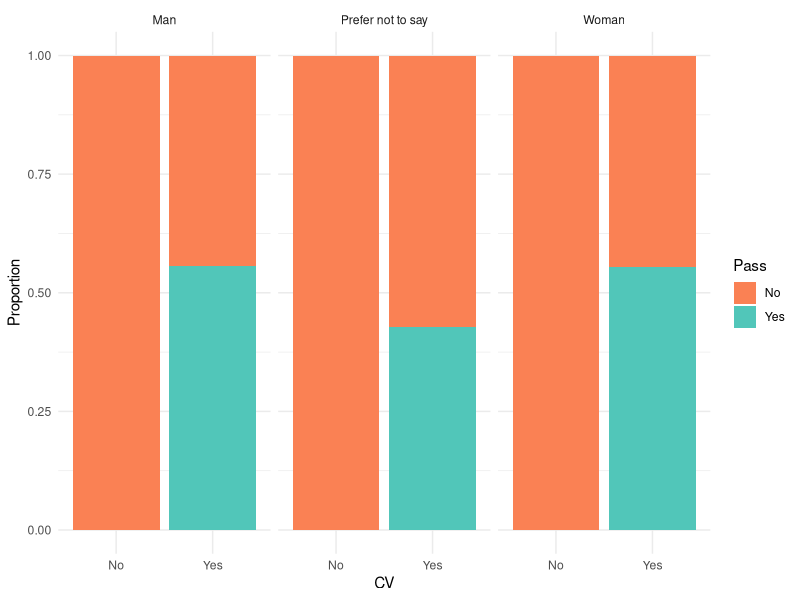
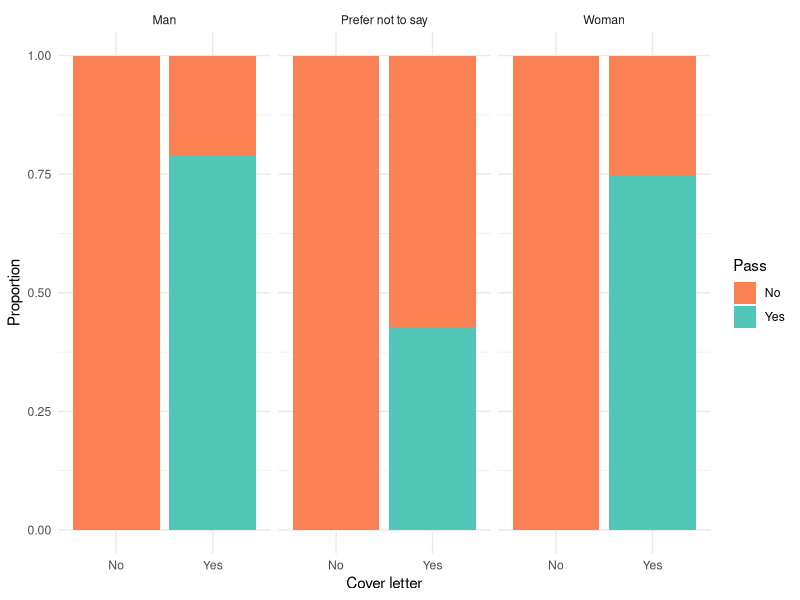
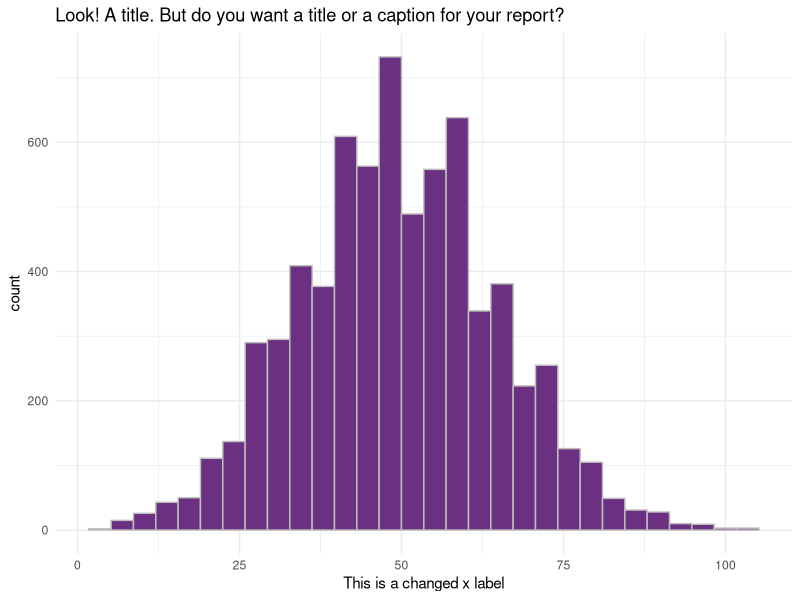

These charts were generated, in order, by the following R code:
## ---- chunk 1
library(tidyverse)
library(lme4)
library(knitr)
# this should supress all code and messages
knitr::opts_chunk$set(echo=FALSE, message = FALSE, warning = FALSE, fig.align = "center", fig.height = 4)
## ---- chunk 2
# read in the data
curr_employee <- read_csv("data/black-saber-current-employees.csv")
hire_phase1 <- read_csv("data/phase1-new-grad-applicants-2020.csv")
hire_phase2 <- read_csv("data/phase2-new-grad-applicants-2020.csv")
hire_phase3 <- read_csv("data/phase3-new-grad-applicants-2020.csv")
hire_final <- read_csv("data/final-hires-newgrad_2020.csv")
## ---- chunk 3
# add indicator variables of whether the applicant passed phase-I
success <- hire_phase2$applicant_id
hire_phase1 <- hire_phase1 %>% 
  mutate(pass = ifelse(applicant_id %in% success, 1, 0))

# add indicator variables of whether the applicant passed phase-II
success_2 <- hire_phase3$applicant_id
hire_phase2 <- hire_phase2 %>% 
  mutate(pass = ifelse(applicant_id %in% success_2, 1, 0))

# add indicator variable of whether the applicant passed phase-III
success_3 <- hire_final$applicant_id
hire_phase3 <- hire_phase3 %>% 
  mutate(pass_final = ifelse(applicant_id %in% success_3, 1, 0))
## ---- chunk 4
hire_phase1_temp <- hire_phase1 %>% 
  mutate(cover_letter = as.factor(ifelse(cover_letter == 0, "No", "Yes"))) %>% 
  mutate(cv = as.factor(ifelse(cv == 0, "No", "Yes"))) %>% 
  mutate(pass = as.factor(ifelse(pass == 0, "No", "Yes")))

par(mfrow = c(1, 2))
# proportion of successful applicants within each sex group
hire_phase1_temp %>% 
  ggplot(aes(x = cv, fill = as.factor(pass))) +
  geom_bar(position = "fill") +
  facet_wrap(~gender) +
  scale_fill_manual(values = c("#fa8154", "#51c6b9")) +
  ylab("Proportion") +
  theme_minimal() +
  labs(fill = "Pass", x = "CV", y = "Proportion")
  

# proportion of successful applicants vs. gender and cover letter
hire_phase1_temp %>% 
  ggplot(aes(x = cover_letter, fill = as.factor(pass))) +
  geom_bar(position = "fill") +
  facet_wrap(~gender) +
  scale_fill_manual(values = c("#fa8154", "#51c6b9"))+
  ylab("Proportion") +
  theme_minimal() +
  labs(fill = "Pass", x = "Cover letter", y = "Proportion")
## ---- chunk 5
hire_2_3 <- hire_phase3 %>% 
  mutate(total = interviewer_rating_1 + interviewer_rating_2)%>% 
  arrange(desc(total)) %>% 
  left_join(hire_phase2, by = "applicant_id") %>% 
  select(applicant_id, gender, total, pass_final)

colnames(hire_2_3) <- c("Applicant id", "Gender", "Total", "Pass")

knitr::kable(hire_2_3)
## ---- chunk 6
# filter out observations without cv or cover letter
hire_phase1_filtered <- hire_phase1 %>%
  filter(cv == 1) %>%
  filter(cover_letter == 1)

# build model
hire1_mod <- glm(pass ~ gpa + extracurriculars + work_experience, family = binomial(), data = hire_phase1_filtered)

# table for reporting
ests_h1 <- format(round(exp(summary(hire1_mod)$coef)[, 1], 2), nsmall = 2)
hire1_ci <- confint(hire1_mod)
cis_h1 <- round(exp(hire1_ci), 6)[-1,]
cis_h1 <- str_c("(", trimws(cis_h1[, 1]), ", ", cis_h1[, 2], ")")
pval_h1 <- round(summary(hire1_mod)$coefficients[, 4], 4)
hire1_rownames <- c("Baseline odds", "GPA", "Extracurriculars", "Work experience")

hire1_colnames <- c("Estimates", "95% CI", "P-value")

hire1_mod_table <- cbind(ests_h1, cis_h1, pval_h1)
rownames(hire1_mod_table) <- hire1_rownames
colnames(hire1_mod_table) <- hire1_colnames
knitr::kable(hire1_mod_table, align = c("r", "r"))
## ---- chunk 7
# hire1_mod_wg <- glm(pass ~ gender + gpa + extracurriculars + work_experience, family = binomial(), data = hire_phase1_filtered)
# lmtest::lrtest(hire1_mod, hire1_mod_wg)
## ---- chunk 8
# build model
hire2_mod <- glm(pass~technical_skills + writing_skills + leadership_presence + speaking_skills, family = binomial(), data = hire_phase2)

hire2_ci <- confint(hire2_mod)

# table for reporting
ests_h2 <- format(round(exp(summary(hire2_mod)$coef)[, 1], 2), nsmall = 2)
cis_h2 <- round(exp(hire2_ci), 6)
cis_h2 <- str_c("(", trimws(cis_h2[, 1]), ", ", cis_h2[, 2], ")")
pval_h2 <- round(summary(hire2_mod)$coefficients[, 4], 4)
hire2_rownames <- c("Baseline odds", "Technical skills", "Writing skills", "Leadership_presence", "Speaking_skills")

hire2_colnames <- c("Estimates", "95% CI", "P-value")

hire2_mod_table <- cbind(ests_h2, cis_h2, pval_h2)
rownames(hire2_mod_table) <- hire2_rownames
colnames(hire2_mod_table) <- hire2_colnames
knitr::kable(hire2_mod_table, align = c("r", "r"))
## ---- chunk 9
# hire2_mod_wg <- glm(pass~gender + technical_skills + writing_skills + leadership_presence + speaking_skills, family = binomial(), data = hire_phase2)
# 
# lmtest::lrtest(hire2_mod, hire2_mod_wg)
## ---- chunk 10
# This chunk provides an example of some things you can do with RMarkdown to make your report creation process easier

# read in the data
black_saber_current_employees <- read_csv("data/black-saber-current-employees.csv")

# create a visualisation
my_plot <- black_saber_current_employees %>% 
  ggplot(aes(x = productivity)) +
  geom_histogram(colour = "grey", fill = "#6C3082") +
  theme_minimal() +
  labs(title = "Look! A title. But do you want a title or a caption for your report?", x = "This is a changed x label")

# save your plot in your images folder, you can specify the height and width, too
# saving this means you can add the image to your exectuve summary without having to run or rerun the code, if you wish
ggsave("images/example.png", width = 7, height = 4)

# norice how the image is included with the ![](file/path.png) below
## ---- chunk 11
library(tidyverse)
library(lme4)
